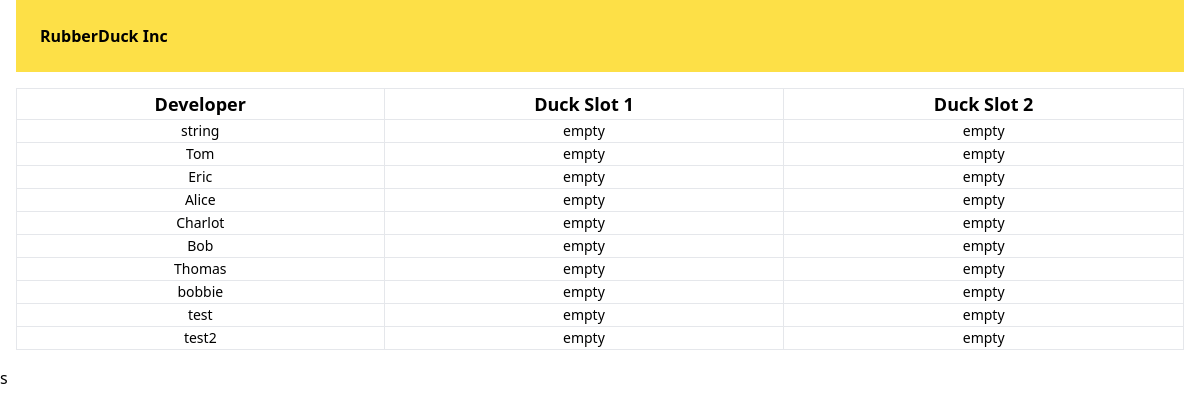
The page /developers on the database its author committed.
### sql_app/models.py (models this page shows)
class Developer(Base):
    __tablename__ = "developers"
    id = Column(Integer, primary_key=True, index=True)
    name = Column(String, unique=True)
    duck1 = Column(String)
    duck2 = Column(String)

### sql_app/main.py (the view)
@app.get('/developers', response_class=HTMLResponse)
async def developer_index(
    request: Request,
    hx_request: Optional[str] = Header(None),
    db: Session = Depends(get_db)
):
    developers = db.query(models.Developer).all()
    print(developers)
    context = {"request": request, "developers": developers}
    if hx_request:
        return templates.TemplateResponse("developers_table.html", context)
    return templates.TemplateResponse("developers.html", context)

### sql_app/templates/developers.html (shortened to what this page needs)
<!DOCTYPE html>
<html lang="en">
<head>
    <script src="https://cdn.tailwindcss.com"></script>
</head>
<body>
    <div class="mx-4">
        <p class="p-6 bg-yellow-300 text-2x1 font-bold mb-4">RubberDuck Inc</p>
            <table class="min-w-[100%] mb-4">
                <thead class="border-b text-lg">
                    <tr>
                        <th class="border">Developer</th>
                        <th class="border">Duck Slot 1</th>
                        <th class="border">Duck Slot 2</th>
                    </tr>
                  </thead>
                  <tbody class="text-center text-sm", id="table-body">
                    {% include 'developers_table.html' %}
                  </tbody>
            </table>
    </div>
</body>
</html>s

### sql_app/templates/developers_table.html
{% for row in developers %}
    <tr>
        <td class="border">{{ row.name }}</td>
        <td class="border">{{ row.duck1 }}</td>
        <td class="border">{{ row.duck2 }}</td>
    </tr>
{% endfor %}

### rows shown on the page
Developer: name "string", duck1 "empty", duck2 "empty"
Developer: name "Tom", duck1 "empty", duck2 "empty"
Developer: name "Eric", duck1 "empty", duck2 "empty"
Developer: name "Alice", duck1 "empty", duck2 "empty"
Developer: name "Charlot", duck1 "empty", duck2 "empty"
Developer: name "Bob", duck1 "empty", duck2 "empty"
Developer: name "Thomas", duck1 "empty", duck2 "empty"
Developer: name "bobbie", duck1 "empty", duck2 "empty"
Developer: name "test", duck1 "empty", duck2 "empty"
Developer: name "test2", duck1 "empty", duck2 "empty"
